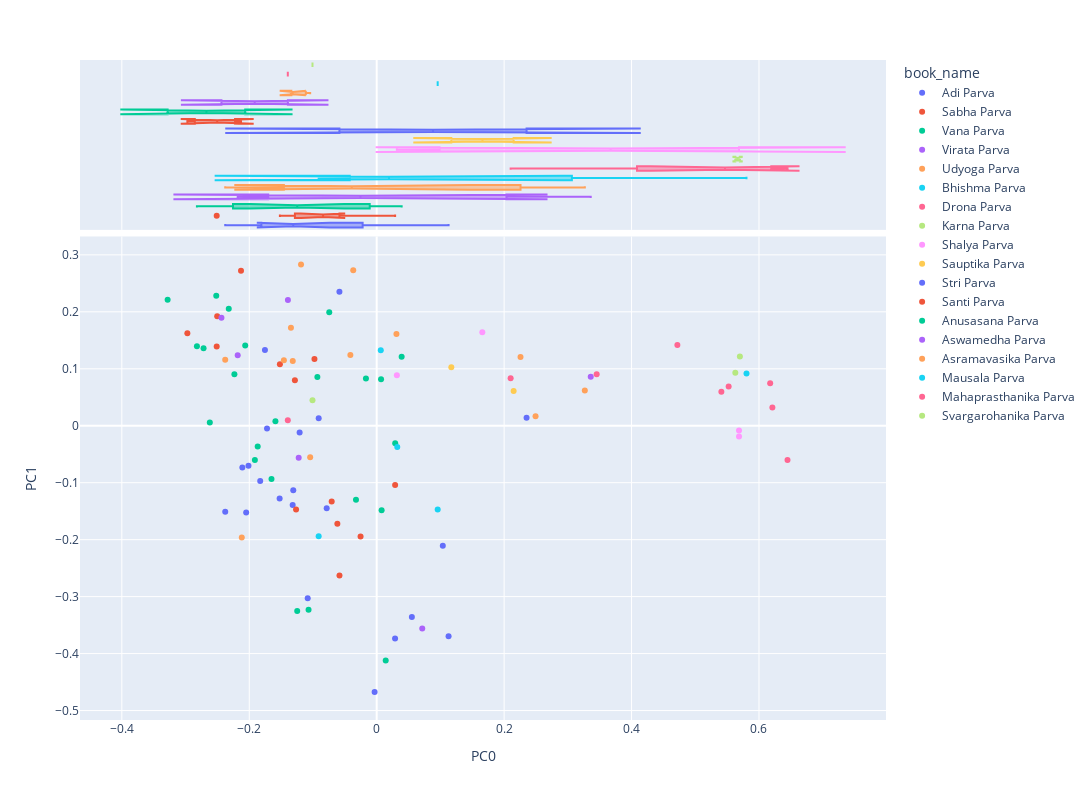

The code cell stored with this chart in its notebook:
### Code cell
vis_pcs(DCM, 0, 1)

### Figure 1 — Plotly figure (JSON) as saved in the notebook; plotly's stock layout.template omitted (floating-point values rounded to 4 significant figures)
{"data": [{"hovertemplate": "<b>%{hovertext}</b><br><br>book_name=Adi Parva<br>PC0=%{x}<br>PC1=%{y}<extra></extra>", "hovertext": ["Anukramanika Parva", "Sangraha Parva", "Paushya Parva", "Pauloma Parva", "Astika Parva", "Adivansavatarana Parva", "Sambhava Parva", "Jatugriha Parva", "Hidimva-vadha Parva", "Vaka-vadha Parva", "Chaitraratha Parva", "Swayamvara Parva", "Vaivahika Parva", "Viduragamana Parva", "Rajya-labha Parva", "Arjuna-vanavasa Parva", "Subhadra-harana Parva", "Haranaharana Parva", "Khandava-daha Parva"], "legendgroup": "Adi Parva", "marker": {"color": "#636efa", "symbol": "circle"}, "mode": "markers", "name": "Adi Parva", "orientation": "v", "showlegend": true, "type": "scatter", "x": [-0.0033, 0.05517, -0.2049, -0.2377, -0.2013, -0.1524, -0.1754, -0.0785, -0.1319, -0.2109, -0.1722, 0.1037, -0.1828, -0.09105, -0.1083, -0.131, 0.02881, 0.1128, -0.1209], "xaxis": "x", "y": [-0.4676, -0.3356, -0.1525, -0.1511, -0.07042, -0.1277, 0.1329, -0.1448, -0.1392, -0.07311, -0.004953, -0.2106, -0.09689, 0.01334, -0.3029, -0.1135, -0.3735, -0.3694, -0.01185], "yaxis": "y"}, {"alignmentgroup": "True", "hovertemplate": "<b>%{hovertext}</b><br><br>book_name=Adi Parva<br>PC0=%{x}<extra></extra>", "hovertext": ["Anukramanika Parva", "Sangraha Parva", "Paushya Parva", "Pauloma Parva", "Astika Parva", "Adivansavatarana Parva", "Sambhava Parva", "Jatugriha Parva", "Hidimva-vadha Parva", "Vaka-vadha Parva", "Chaitraratha Parva", "Swayamvara Parva", "Vaivahika Parva", "Viduragamana Parva", "Rajya-labha Parva", "Arjuna-vanavasa Parva", "Subhadra-harana Parva", "Haranaharana Parva", "Khandava-daha Parva"], "legendgroup": "Adi Parva", "marker": {"color": "#636efa", "symbol": "circle"}, "name": "Adi Parva", "notched": true, "offsetgroup": "Adi Parva", "showlegend": false, "type": "box", "x": [-0.0033, 0.05517, -0.2049, -0.2377, -0.2013, -0.1524, -0.1754, -0.0785, -0.1319, -0.2109, -0.1722, 0.1037, -0.1828, -0.09105, -0.1083, -0.131, 0.02881, 0.1128, -0.1209], "xaxis": "x2", "yaxis": "y2"}, {"hovertemplate": "<b>%{hovertext}</b><br><br>book_name=Sabha Parva<br>PC0=%{x}<br>PC1=%{y}<extra></extra>", "hovertext": ["Sabhakriya Parva", "Lokapala Sabhakhayana Parva", "Rajasuyarambha Parva", "Jarasandhta-badha Parva", "Digvijaya Parva", "Rajasuyika Parva", "Arghyaharana Parva", "Sisupala-badha Parva", "Dyuta Parva", "Anudyuta Parva"], "legendgroup": "Sabha Parva", "marker": {"color": "#EF553B", "symbol": "circle"}, "mode": "markers", "name": "Sabha Parva", "orientation": "v", "showlegend": true, "type": "scatter", "x": [-0.05844, -0.2511, -0.07066, -0.02535, 0.02889, -0.06177, -0.1265, -0.1284, -0.1519, -0.09768], "xaxis": "x", "y": [-0.2628, 0.139, -0.1331, -0.1943, -0.104, -0.1722, -0.1469, 0.08002, 0.1079, 0.117], "yaxis": "y"}, {"alignmentgroup": "True", "hovertemplate": "<b>%{hovertext}</b><br><br>book_name=Sabha Parva<br>PC0=%{x}<extra></extra>", "hovertext": ["Sabhakriya Parva", "Lokapala Sabhakhayana Parva", "Rajasuyarambha Parva", "Jarasandhta-badha Parva", "Digvijaya Parva", "Rajasuyika Parva", "Arghyaharana Parva", "Sisupala-badha Parva", "Dyuta Parva", "Anudyuta Parva"], "legendgroup": "Sabha Parva", "marker": {"color": "#EF553B", "symbol": "circle"}, "name": "Sabha Parva", "notched": true, "offsetgroup": "Sabha Parva", "showlegend": false, "type": "box", "x": [-0.05844, -0.2511, -0.07066, -0.02535, 0.02889, -0.06177, -0.1265, -0.1284, -0.1519, -0.09768], "xaxis": "x2", "yaxis": "y2"}, {"hovertemplate": "<b>%{hovertext}</b><br><br>book_name=Vana Parva<br>PC0=%{x}<br>PC1=%{y}<extra></extra>", "hovertext": ["Aranyaka Parva", "Kirmirabadha Parva", "Arjunabhigamana Parva", "Kairata Parva", "Indralokagamana Parva", "Nalopakhyana Parva", "Tirtha-yatra Parva", "Yaksha-yudha Parva", "Nivata-kavacha-yudha Parva", "Ajagara Parva", "Markandeya-Samasya Parva", "Draupadi-Satyabhama Samvada Parva", "Ghosha-yatra Parva", "Mriga Sapnovbhava Parva", "Vrihi Drounika Parva", "Draupadi-harana Parva", "Jayadhratha Vimokshana Parva", "Rama Upakhyana Parva", "Pativrata-mahatmya Parva", "Kundalaharana Parva", "Aranya Parva"], "legendgroup": "Vana Parva", "marker": {"color": "#00cc96", "symbol": "circle"}, "mode": "markers", "name": "Vana Parva", "orientation": "v", "showlegend": true, "type": "scatter", "x": [-0.2518, 0.01414, -0.07447, -0.0169, 0.006827, -0.1651, -0.159, -0.03252, 0.02905, -0.1912, -0.2822, -0.2233, 0.03915, -0.1248, -0.262, -0.09314, -0.107, 0.007704, -0.2717, -0.2322, -0.1868], "xaxis": "x", "y": [0.228, -0.4123, 0.1995, 0.08306, 0.08177, -0.0935, 0.007673, -0.1299, -0.03091, -0.06024, 0.1395, 0.09056, 0.1209, -0.3254, 0.005709, 0.08575, -0.3232, -0.1482, 0.1358, 0.2056, -0.03646], "yaxis": "y"}, {"alignmentgroup": "True", "hovertemplate": "<b>%{hovertext}</b><br><br>book_name=Vana Parva<br>PC0=%{x}<extra></extra>", "hovertext": ["Aranyaka Parva", "Kirmirabadha Parva", "Arjunabhigamana Parva", "Kairata Parva", "Indralokagamana Parva", "Nalopakhyana Parva", "Tirtha-yatra Parva", "Yaksha-yudha Parva", "Nivata-kavacha-yudha Parva", "Ajagara Parva", "Markandeya-Samasya Parva", "Draupadi-Satyabhama Samvada Parva", "Ghosha-yatra Parva", "Mriga Sapnovbhava Parva", "Vrihi Drounika Parva", "Draupadi-harana Parva", "Jayadhratha Vimokshana Parva", "Rama Upakhyana Parva", "Pativrata-mahatmya Parva", "Kundalaharana Parva", "Aranya Parva"], "legendgroup": "Vana Parva", "marker": {"color": "#00cc96", "symbol": "circle"}, "name": "Vana Parva", "notched": true, "offsetgroup": "Vana Parva", "showlegend": false, "type": "box", "x": [-0.2518, 0.01414, -0.07447, -0.0169, 0.006827, -0.1651, -0.159, -0.03252, 0.02905, -0.1912, -0.2822, -0.2233, 0.03915, -0.1248, -0.262, -0.09314, -0.107, 0.007704, -0.2717, -0.2322, -0.1868], "xaxis": "x2", "yaxis": "y2"}, {"hovertemplate": "<b>%{hovertext}</b><br><br>book_name=Virata Parva<br>PC0=%{x}<br>PC1=%{y}<extra></extra>", "hovertext": ["Pandava-Pravesa Parva", "Samayapalana Parva", "Kichaka-badha Parva", "Go-harana Parva"], "legendgroup": "Virata Parva", "marker": {"color": "#ab63fa", "symbol": "circle"}, "mode": "markers", "name": "Virata Parva", "orientation": "v", "showlegend": true, "type": "scatter", "x": [-0.2181, 0.07148, -0.1224, 0.3359], "xaxis": "x", "y": [0.1239, -0.356, -0.05624, 0.08614], "yaxis": "y"}, {"alignmentgroup": "True", "hovertemplate": "<b>%{hovertext}</b><br><br>book_name=Virata Parva<br>PC0=%{x}<extra></extra>", "hovertext": ["Pandava-Pravesa Parva", "Samayapalana Parva", "Kichaka-badha Parva", "Go-harana Parva"], "legendgroup": "Virata Parva", "marker": {"color": "#ab63fa", "symbol": "circle"}, "name": "Virata Parva", "notched": true, "offsetgroup": "Virata Parva", "showlegend": false, "type": "box", "x": [-0.2181, 0.07148, -0.1224, 0.3359], "xaxis": "x2", "yaxis": "y2"}, {"hovertemplate": "<b>%{hovertext}</b><br><br>book_name=Udyoga Parva<br>PC0=%{x}<br>PC1=%{y}<extra></extra>", "hovertext": ["Sainyodyoga Parva", "Sanjaya-yana Parva", "Prajagara Parva", "Sanat-sujata Parva", "Yanasandhi Parva", "Bhagwat Yana Parva", "Sainya-niryana Parva", "Ulukabhigamana Parva", "Rathatiratha-sankhyana Parva", "Ambopakkyana Parva"], "legendgroup": "Udyoga Parva", "marker": {"color": "#FFA15A", "symbol": "circle"}, "mode": "markers", "name": "Udyoga Parva", "orientation": "v", "showlegend": true, "type": "scatter", "x": [-0.1457, -0.04136, -0.2378, -0.2118, 0.2257, -0.1188, 0.2493, -0.03685, 0.3267, 0.03099], "xaxis": "x", "y": [0.1151, 0.1242, 0.116, -0.1964, 0.1205, 0.2832, 0.01675, 0.2728, 0.06184, 0.161], "yaxis": "y"}, {"alignmentgroup": "True", "hovertemplate": "<b>%{hovertext}</b><br><br>book_name=Udyoga Parva<br>PC0=%{x}<extra></extra>", "hovertext": ["Sainyodyoga Parva", "Sanjaya-yana Parva", "Prajagara Parva", "Sanat-sujata Parva", "Yanasandhi Parva", "Bhagwat Yana Parva", "Sainya-niryana Parva", "Ulukabhigamana Parva", "Rathatiratha-sankhyana Parva", "Ambopakkyana Parva"], "legendgroup": "Udyoga Parva", "marker": {"color": "#FFA15A", "symbol": "circle"}, "name": "Udyoga Parva", "notched": true, "offsetgroup": "Udyoga Parva", "showlegend": false, "type": "box", "x": [-0.1457, -0.04136, -0.2378, -0.2118, 0.2257, -0.1188, 0.2493, -0.03685, 0.3267, 0.03099], "xaxis": "x2", "yaxis": "y2"}, {"hovertemplate": "<b>%{hovertext}</b><br><br>book_name=Bhishma Parva<br>PC0=%{x}<br>PC1=%{y}<extra></extra>", "hovertext": ["Jamvu-khanda Nirmana Parva", "Bhumi Parva", "Bhagavat-Gita Parva", "Bhishma-vadha Parva"], "legendgroup": "Bhishma Parva", "marker": {"color": "#19d3f3", "symbol": "circle"}, "mode": "markers", "name": "Bhishma Parva", "orientation": "v", "showlegend": true, "type": "scatter", "x": [0.03228, -0.09109, 0.006407, 0.5804], "xaxis": "x", "y": [-0.03713, -0.1942, 0.1326, 0.0916], "yaxis": "y"}, {"alignmentgroup": "True", "hovertemplate": "<b>%{hovertext}</b><br><br>book_name=Bhishma Parva<br>PC0=%{x}<extra></extra>", "hovertext": ["Jamvu-khanda Nirmana Parva", "Bhumi Parva", "Bhagavat-Gita Parva", "Bhishma-vadha Parva"], "legendgroup": "Bhishma Parva", "marker": {"color": "#19d3f3", "symbol": "circle"}, "name": "Bhishma Parva", "notched": true, "offsetgroup": "Bhishma Parva", "showlegend": false, "type": "box", "x": [0.03228, -0.09109, 0.006407, 0.5804], "xaxis": "x2", "yaxis": "y2"}, {"hovertemplate": "<b>%{hovertext}</b><br><br>book_name=Drona Parva<br>PC0=%{x}<br>PC1=%{y}<extra></extra>", "hovertext": ["Dronabhisheka Parva", "Samsaptakabadha Parva", "Abhimanyu-badha Parva", "Pratijna Parva", "Jayadratha-Vadha Parva", "Narayanastra-mokshana Parva", "Ghatotkacha-badha Parva", "Drona-vadha Parva"], "legendgroup": "Drona Parva", "marker": {"color": "#FF6692", "symbol": "circle"}, "mode": "markers", "name": "Drona Parva", "orientation": "v", "showlegend": true, "type": "scatter", "x": [0.5524, 0.6448, 0.3452, 0.2102, 0.5409, 0.6175, 0.621, 0.4719], "xaxis": "x", "y": [0.0688, -0.06024, 0.09025, 0.08331, 0.05947, 0.07448, 0.03194, 0.1418], "yaxis": "y"}, {"alignmentgroup": "True", "hovertemplate": "<b>%{hovertext}</b><br><br>book_name=Drona Parva<br>PC0=%{x}<extra></extra>", "hovertext": ["Dronabhisheka Parva", "Samsaptakabadha Parva", "Abhimanyu-badha Parva", "Pratijna Parva", "Jayadratha-Vadha Parva", "Narayanastra-mokshana Parva", "Ghatotkacha-badha Parva", "Drona-vadha Parva"], "legendgroup": "Drona Parva", "marker": {"color": "#FF6692", "symbol": "circle"}, "name": "Drona Parva", "notched": true, "offsetgroup": "Drona Parva", "showlegend": false, "type": "box", "x": [0.5524, 0.6448, 0.3452, 0.2102, 0.5409, 0.6175, 0.621, 0.4719], "xaxis": "x2", "yaxis": "y2"}, {"hovertemplate": "<b>%{hovertext}</b><br><br>book_name=Karna Parva<br>PC0=%{x}<br>PC1=%{y}<extra></extra>", "hovertext": ["Karna Parva", "Karna-vadha Parva"], "legendgroup": "Karna Parva", "marker": {"color": "#B6E880", "symbol": "circle"}, "mode": "markers", "name": "Karna Parva", "orientation": "v", "showlegend": true, "type": "scatter", "x": [0.57, 0.5628], "xaxis": "x", "y": [0.1215, 0.09322], "yaxis": "y"}, {"alignmentgroup": "True", "hovertemplate": "<b>%{hovertext}</b><br><br>book_name=Karna Parva<br>PC0=%{x}<extra></extra>", "hovertext": ["Karna Parva", "Karna-vadha Parva"], "legendgroup": "Karna Parva", "marker": {"color": "#B6E880", "symbol": "circle"}, "name": "Karna Parva", "notched": true, "offsetgroup": "Karna Parva", "showlegend": false, "type": "box", "x": [0.57, 0.5628], "xaxis": "x2", "yaxis": "y2"}, {"hovertemplate": "<b>%{hovertext}</b><br><br>book_name=Shalya Parva<br>PC0=%{x}<br>PC1=%{y}<extra></extra>", "hovertext": ["Shalya-vadha Parva", "Shalya Parva", "Hrada-pravesa Parva", "Gada-yuddha Parva"], "legendgroup": "Shalya Parva", "marker": {"color": "#FF97FF", "symbol": "circle"}, "mode": "markers", "name": "Shalya Parva", "orientation": "v", "showlegend": true, "type": "scatter", "x": [0.5687, 0.5686, 0.1657, 0.03164], "xaxis": "x", "y": [-0.01903, -0.008236, 0.1643, 0.08849], "yaxis": "y"}, {"alignmentgroup": "True", "hovertemplate": "<b>%{hovertext}</b><br><br>book_name=Shalya Parva<br>PC0=%{x}<extra></extra>", "hovertext": ["Shalya-vadha Parva", "Shalya Parva", "Hrada-pravesa Parva", "Gada-yuddha Parva"], "legendgroup": "Shalya Parva", "marker": {"color": "#FF97FF", "symbol": "circle"}, "name": "Shalya Parva", "notched": true, "offsetgroup": "Shalya Parva", "showlegend": false, "type": "box", "x": [0.5687, 0.5686, 0.1657, 0.03164], "xaxis": "x2", "yaxis": "y2"}, {"hovertemplate": "<b>%{hovertext}</b><br><br>book_name=Sauptika Parva<br>PC0=%{x}<br>PC1=%{y}<extra></extra>", "hovertext": ["Sauptika Parva", "Aishika Parva"], "legendgroup": "Sauptika Parva", "marker": {"color": "#FECB52", "symbol": "circle"}, "mode": "markers", "name": "Sauptika Parva", "orientation": "v", "showlegend": true, "type": "scatter", "x": [0.2149, 0.1171], "xaxis": "x", "y": [0.06085, 0.1026], "yaxis": "y"}, {"alignmentgroup": "True", "hovertemplate": "<b>%{hovertext}</b><br><br>book_name=Sauptika Parva<br>PC0=%{x}<extra></extra>", "hovertext": ["Sauptika Parva", "Aishika Parva"], "legendgroup": "Sauptika Parva", "marker": {"color": "#FECB52", "symbol": "circle"}, "name": "Sauptika Parva", "notched": true, "offsetgroup": "Sauptika Parva", "showlegend": false, "type": "box", "x": [0.2149, 0.1171], "xaxis": "x2", "yaxis": "y2"}, {"hovertemplate": "<b>%{hovertext}</b><br><br>book_name=Stri Parva<br>PC0=%{x}<br>PC1=%{y}<extra></extra>", "hovertext": ["Jalapradanika Parva", "Stri-vilapa Parva"], "legendgroup": "Stri Parva", "marker": {"color": "#636efa", "symbol": "circle"}, "mode": "markers", "name": "Stri Parva", "orientation": "v", "showlegend": true, "type": "scatter", "x": [-0.05851, 0.2352], "xaxis": "x", "y": [0.2353, 0.01413], "yaxis": "y"}, {"alignmentgroup": "True", "hovertemplate": "<b>%{hovertext}</b><br><br>book_name=Stri Parva<br>PC0=%{x}<extra></extra>", "hovertext": ["Jalapradanika Parva", "Stri-vilapa Parva"], "legendgroup": "Stri Parva", "marker": {"color": "#636efa", "symbol": "circle"}, "name": "Stri Parva", "notched": true, "offsetgroup": "Stri Parva", "showlegend": false, "type": "box", "x": [-0.05851, 0.2352], "xaxis": "x2", "yaxis": "y2"}, {"hovertemplate": "<b>%{hovertext}</b><br><br>book_name=Santi Parva<br>PC0=%{x}<br>PC1=%{y}<extra></extra>", "hovertext": ["Rajadharmanusasana Parva", "Apaddharmanusasana Parva", "Mokshadharma Parva"], "legendgroup": "Santi Parva", "marker": {"color": "#EF553B", "symbol": "circle"}, "mode": "markers", "name": "Santi Parva", "orientation": "v", "showlegend": true, "type": "scatter", "x": [-0.213, -0.2503, -0.2972], "xaxis": "x", "y": [0.2722, 0.1921, 0.1623], "yaxis": "y"}, {"alignmentgroup": "True", "hovertemplate": "<b>%{hovertext}</b><br><br>book_name=Santi Parva<br>PC0=%{x}<extra></extra>", "hovertext": ["Rajadharmanusasana Parva", "Apaddharmanusasana Parva", "Mokshadharma Parva"], "legendgroup": "Santi Parva", "marker": {"color": "#EF553B", "symbol": "circle"}, "name": "Santi Parva", "notched": true, "offsetgroup": "Santi Parva", "showlegend": false, "type": "box", "x": [-0.213, -0.2503, -0.2972], "xaxis": "x2", "yaxis": "y2"}, {"hovertemplate": "<b>%{hovertext}</b><br><br>book_name=Anusasana Parva<br>PC0=%{x}<br>PC1=%{y}<extra></extra>", "hovertext": ["Dana-dharma Parva", "Bhishma-svargarohana Parva"], "legendgroup": "Anusasana Parva", "marker": {"color": "#00cc96", "symbol": "circle"}, "mode": "markers", "name": "Anusasana Parva", "orientation": "v", "showlegend": true, "type": "scatter", "x": [-0.3281, -0.2064], "xaxis": "x", "y": [0.2212, 0.1408], "yaxis": "y"}, {"alignmentgroup": "True", "hovertemplate": "<b>%{hovertext}</b><br><br>book_name=Anusasana Parva<br>PC0=%{x}<extra></extra>", "hovertext": ["Dana-dharma Parva", "Bhishma-svargarohana Parva"], "legendgroup": "Anusasana Parva", "marker": {"color": "#00cc96", "symbol": "circle"}, "name": "Anusasana Parva", "notched": true, "offsetgroup": "Anusasana Parva", "showlegend": false, "type": "box", "x": [-0.3281, -0.2064], "xaxis": "x2", "yaxis": "y2"}, {"hovertemplate": "<b>%{hovertext}</b><br><br>book_name=Aswamedha Parva<br>PC0=%{x}<br>PC1=%{y}<extra></extra>", "hovertext": ["Aswamedhika Parva", "Anugita Parva"], "legendgroup": "Aswamedha Parva", "marker": {"color": "#ab63fa", "symbol": "circle"}, "mode": "markers", "name": "Aswamedha Parva", "orientation": "v", "showlegend": true, "type": "scatter", "x": [-0.2437, -0.1394], "xaxis": "x", "y": [0.1895, 0.2208], "yaxis": "y"}, {"alignmentgroup": "True", "hovertemplate": "<b>%{hovertext}</b><br><br>book_name=Aswamedha Parva<br>PC0=%{x}<extra></extra>", "hovertext": ["Aswamedhika Parva", "Anugita Parva"], "legendgroup": "Aswamedha Parva", "marker": {"color": "#ab63fa", "symbol": "circle"}, "name": "Aswamedha Parva", "notched": true, "offsetgroup": "Aswamedha Parva", "showlegend": false, "type": "box", "x": [-0.2437, -0.1394], "xaxis": "x2", "yaxis": "y2"}, {"hovertemplate": "<b>%{hovertext}</b><br><br>book_name=Asramavasika Parva<br>PC0=%{x}<br>PC1=%{y}<extra></extra>", "hovertext": ["Asramavasa Parva", "Putradarsana Parva", "Naradagamana Parva"], "legendgroup": "Asramavasika Parva", "marker": {"color": "#FFA15A", "symbol": "circle"}, "mode": "markers", "name": "Asramavasika Parva", "orientation": "v", "showlegend": true, "type": "scatter", "x": [-0.1346, -0.1318, -0.1044], "xaxis": "x", "y": [0.1722, 0.1135, -0.05515], "yaxis": "y"}, {"alignmentgroup": "True", "hovertemplate": "<b>%{hovertext}</b><br><br>book_name=Asramavasika Parva<br>PC0=%{x}<extra></extra>", "hovertext": ["Asramavasa Parva", "Putradarsana Parva", "Naradagamana Parva"], "legendgroup": "Asramavasika Parva", "marker": {"color": "#FFA15A", "symbol": "circle"}, "name": "Asramavasika Parva", "notched": true, "offsetgroup": "Asramavasika Parva", "showlegend": false, "type": "box", "x": [-0.1346, -0.1318, -0.1044], "xaxis": "x2", "yaxis": "y2"}, {"hovertemplate": "<b>%{hovertext}</b><br><br>book_name=Mausala Parva<br>PC0=%{x}<br>PC1=%{y}<extra></extra>", "hovertext": ["Mausala Parva"], "legendgroup": "Mausala Parva", "marker": {"color": "#19d3f3", "symbol": "circle"}, "mode": "markers", "name": "Mausala Parva", "orientation": "v", "showlegend": true, "type": "scatter", "x": [0.09571], "xaxis": "x", "y": [-0.1471], "yaxis": "y"}, {"alignmentgroup": "True", "hovertemplate": "<b>%{hovertext}</b><br><br>book_name=Mausala Parva<br>PC0=%{x}<extra></extra>", "hovertext": ["Mausala Parva"], "legendgroup": "Mausala Parva", "marker": {"color": "#19d3f3", "symbol": "circle"}, "name": "Mausala Parva", "notched": true, "offsetgroup": "Mausala Parva", "showlegend": false, "type": "box", "x": [0.09571], "xaxis": "x2", "yaxis": "y2"}, {"hovertemplate": "<b>%{hovertext}</b><br><br>book_name=Mahaprasthanika Parva<br>PC0=%{x}<br>PC1=%{y}<extra></extra>", "hovertext": ["Mahaprasthanika Parva"], "legendgroup": "Mahaprasthanika Parva", "marker": {"color": "#FF6692", "symbol": "circle"}, "mode": "markers", "name": "Mahaprasthanika Parva", "orientation": "v", "showlegend": true, "type": "scatter", "x": [-0.1395], "xaxis": "x", "y": [0.009462], "yaxis": "y"}, {"alignmentgroup": "True", "hovertemplate": "<b>%{hovertext}</b><br><br>book_name=Mahaprasthanika Parva<br>PC0=%{x}<extra></extra>", "hovertext": ["Mahaprasthanika Parva"], "legendgroup": "Mahaprasthanika Parva", "marker": {"color": "#FF6692", "symbol": "circle"}, "name": "Mahaprasthanika Parva", "notched": true, "offsetgroup": "Mahaprasthanika Parva", "showlegend": false, "type": "box", "x": [-0.1395], "xaxis": "x2", "yaxis": "y2"}, {"hovertemplate": "<b>%{hovertext}</b><br><br>book_name=Svargarohanika Parva<br>PC0=%{x}<br>PC1=%{y}<extra></extra>", "hovertext": ["Svargarohanika Parva"], "legendgroup": "Svargarohanika Parva", "marker": {"color": "#B6E880", "symbol": "circle"}, "mode": "markers", "name": "Svargarohanika Parva", "orientation": "v", "showlegend": true, "type": "scatter", "x": [-0.1008], "xaxis": "x", "y": [0.04454], "yaxis": "y"}, {"alignmentgroup": "True", "hovertemplate": "<b>%{hovertext}</b><br><br>book_name=Svargarohanika Parva<br>PC0=%{x}<extra></extra>", "hovertext": ["Svargarohanika Parva"], "legendgroup": "Svargarohanika Parva", "marker": {"color": "#B6E880", "symbol": "circle"}, "name": "Svargarohanika Parva", "notched": true, "offsetgroup": "Svargarohanika Parva", "showlegend": false, "type": "box", "x": [-0.1008], "xaxis": "x2", "yaxis": "y2"}], "layout": {"height": 800, "legend": {"title": {"text": "book_name"}, "tracegroupgap": 0}, "margin": {"t": 60}, "width": 1200, "xaxis": {"anchor": "y", "domain": [0, 1], "title": {"text": "PC0"}}, "xaxis2": {"anchor": "y2", "domain": [0, 1], "matches": "x", "showgrid": true, "showticklabels": false}, "yaxis": {"anchor": "x", "domain": [0, 0.7326], "title": {"text": "PC1"}}, "yaxis2": {"anchor": "x2", "domain": [0.7426, 1], "matches": "y2", "showgrid": false, "showline": false, "showticklabels": false, "ticks": ""}}}
